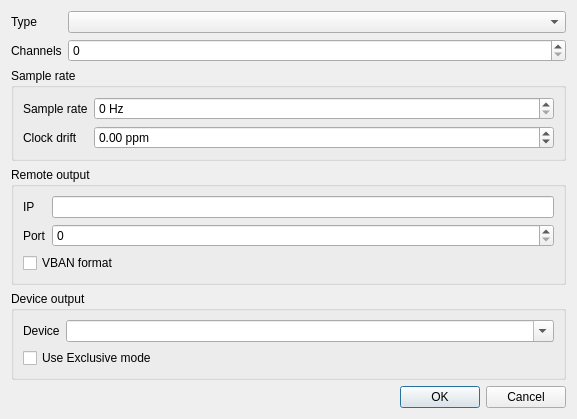
<?xml version="1.0" encoding="UTF-8"?>
<ui version="4.0">
 <class>OutputInstanceConfigDialog</class>
 <widget class="QDialog" name="OutputInstanceConfigDialog">
  <property name="geometry">
   <rect>
    <x>0</x>
    <y>0</y>
    <width>577</width>
    <height>368</height>
   </rect>
  </property>
  <property name="windowTitle">
   <string>Dialog</string>
  </property>
  <layout class="QVBoxLayout" name="verticalLayout">
   <item>
    <widget class="QWidget" name="typeWidget" native="true">
     <layout class="QFormLayout" name="formLayout">
      <property name="leftMargin">
       <number>0</number>
      </property>
      <property name="topMargin">
       <number>0</number>
      </property>
      <property name="rightMargin">
       <number>0</number>
      </property>
      <property name="bottomMargin">
       <number>0</number>
      </property>
      <item row="0" column="0">
       <widget class="QLabel" name="typeLabel">
        <property name="text">
         <string>Type</string>
        </property>
       </widget>
      </item>
      <item row="0" column="1">
       <widget class="QComboBox" name="typeCombo"/>
      </item>
      <item row="1" column="0">
       <widget class="QLabel" name="channelsLabel">
        <property name="text">
         <string>Channels</string>
        </property>
       </widget>
      </item>
      <item row="1" column="1">
       <widget class="QSpinBox" name="channelsSpin">
        <property name="minimum">
         <number>0</number>
        </property>
        <property name="maximum">
         <number>32</number>
        </property>
        <property name="value">
         <number>0</number>
        </property>
       </widget>
      </item>
     </layout>
    </widget>
   </item>
   <item>
    <widget class="QGroupBox" name="sampleRateBox">
     <property name="title">
      <string>Sample rate</string>
     </property>
     <layout class="QFormLayout" name="formLayout_4">
      <item row="0" column="0">
       <widget class="QLabel" name="sampleRateLabel">
        <property name="text">
         <string>Sample rate</string>
        </property>
       </widget>
      </item>
      <item row="0" column="1">
       <widget class="QSpinBox" name="sampleRateSpinBox">
        <property name="toolTip">
         <string>Use 0 to use the same sample rate as jackd</string>
        </property>
        <property name="suffix">
         <string> Hz</string>
        </property>
        <property name="maximum">
         <number>999999</number>
        </property>
        <property name="value">
         <number>0</number>
        </property>
       </widget>
      </item>
      <item row="1" column="0">
       <widget class="QLabel" name="clockDriftLabel">
        <property name="text">
         <string>Clock drift</string>
        </property>
       </widget>
      </item>
      <item row="1" column="1">
       <widget class="QDoubleSpinBox" name="clockDriftSpinBox">
        <property name="suffix">
         <string> ppm</string>
        </property>
        <property name="minimum">
         <double>-999999.000000000000000</double>
        </property>
        <property name="maximum">
         <double>999999.000000000000000</double>
        </property>
       </widget>
      </item>
     </layout>
    </widget>
   </item>
   <item>
    <widget class="QGroupBox" name="remoteOutputBox">
     <property name="title">
      <string>Remote output</string>
     </property>
     <layout class="QFormLayout" name="formLayout_2">
      <item row="0" column="0">
       <widget class="QLabel" name="remoteIpLabel">
        <property name="text">
         <string>IP</string>
        </property>
       </widget>
      </item>
      <item row="0" column="1">
       <widget class="QLineEdit" name="remoteIpEdit">
        <property name="text">
         <string/>
        </property>
        <property name="maxLength">
         <number>64</number>
        </property>
       </widget>
      </item>
      <item row="1" column="0">
       <widget class="QLabel" name="remotePortLabel">
        <property name="text">
         <string>Port</string>
        </property>
       </widget>
      </item>
      <item row="1" column="1">
       <widget class="QSpinBox" name="remotePortSpin">
        <property name="maximum">
         <number>65535</number>
        </property>
        <property name="value">
         <number>0</number>
        </property>
       </widget>
      </item>
      <item row="2" column="0" colspan="2">
       <widget class="QCheckBox" name="vbanCheckBox">
        <property name="text">
         <string>VBAN format</string>
        </property>
       </widget>
      </item>
     </layout>
    </widget>
   </item>
   <item>
    <widget class="QGroupBox" name="deviceOutputBox">
     <property name="title">
      <string>Device output</string>
     </property>
     <layout class="QFormLayout" name="formLayout_3">
      <item row="0" column="0">
       <widget class="QLabel" name="deviceDeviceLabel">
        <property name="text">
         <string>Device</string>
        </property>
       </widget>
      </item>
      <item row="0" column="1">
       <widget class="QComboBox" name="deviceDeviceCombo">
        <property name="editable">
         <bool>true</bool>
        </property>
       </widget>
      </item>
      <item row="1" column="0" colspan="2">
       <widget class="QCheckBox" name="useExclusiveModeCheckBox">
        <property name="text">
         <string>Use Exclusive mode</string>
        </property>
       </widget>
      </item>
     </layout>
    </widget>
   </item>
   <item>
    <widget class="QDialogButtonBox" name="buttonBox">
     <property name="standardButtons">
      <set>QDialogButtonBox::Cancel|QDialogButtonBox::Ok</set>
     </property>
    </widget>
   </item>
  </layout>
 </widget>
 <resources/>
 <connections/>
</ui>
